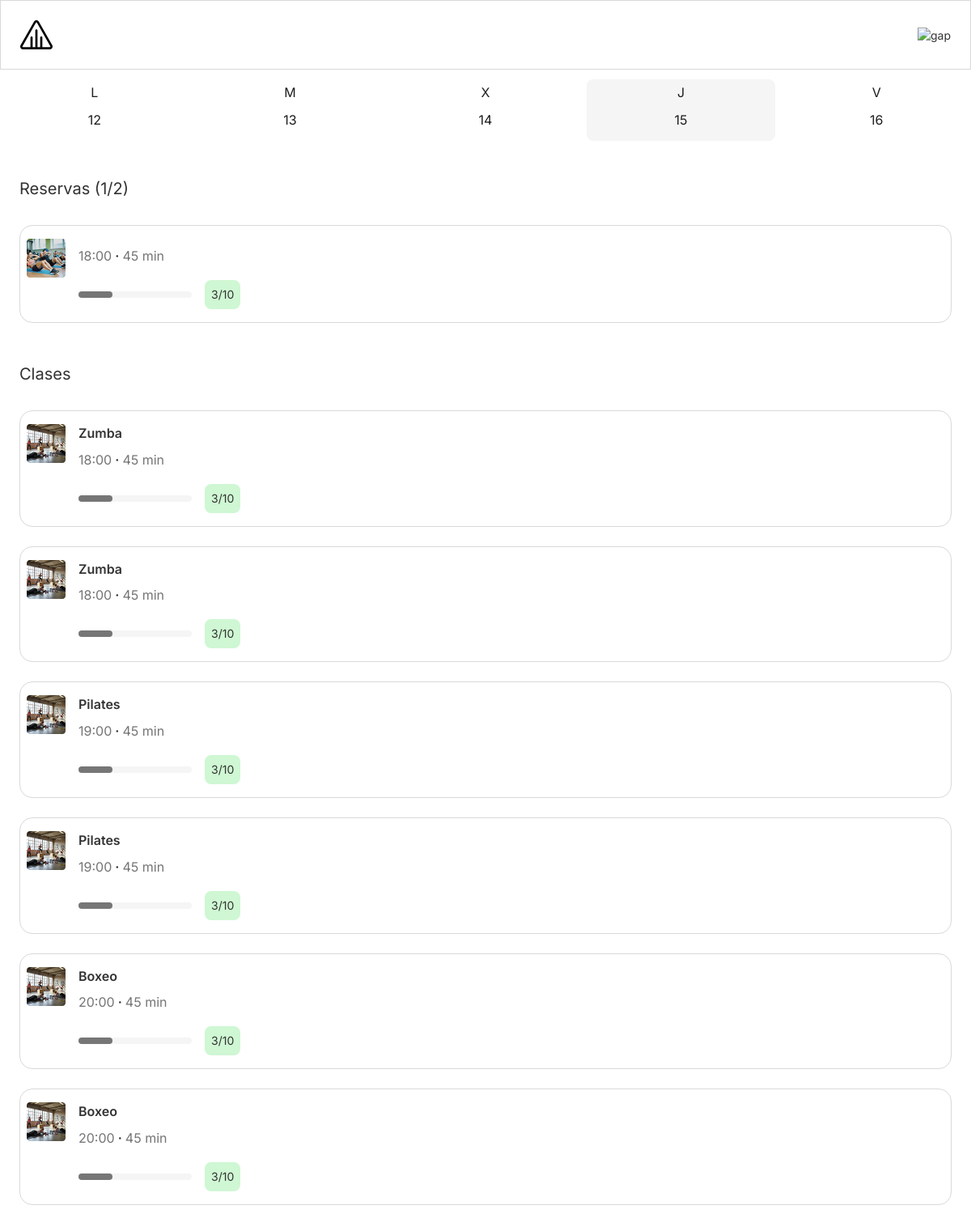
The page / on the database its author committed.
### fitapp/models.py (models this page shows)
class Inscripcion(models.Model):
    usuario = models.ForeignKey(User,null=True, blank=True, on_delete=models.CASCADE)
    actividad = models.ForeignKey(Activity, on_delete=models.CASCADE, related_name="inscripciones")
    inscription_date = models.DateTimeField(auto_now_add=True)
    available_date = models.DateTimeField(null=True, blank=True)
    class Meta:
        unique_together = ('usuario', 'actividad')

class Activity(models.Model):
    name = models.CharField(max_length=100)
    max_seats =models.IntegerField ()
    description = models.CharField(null=True, blank=True)
    created_date = models.DateTimeField(
            default=timezone.now)

### fitapp/views.py (the view)
# urls.py: path('', views.inscriptions, name='incriptions'),
def inscriptions(request):
    available_inscriptions = Inscripcion.objects.filter(usuario__isnull=True)
    not_available_inscriptions = Inscripcion.objects.filter(usuario__isnull=False)
    return render(request, 'fitapp/index.html', {'available_inscriptions': available_inscriptions, 'not_available_inscriptions': not_available_inscriptions})

### fitapp/templates/fitapp/index.html (shortened to what this page needs)
<!doctype html>
{% load static %}
<html lang="en">
<head>
    <link rel="stylesheet" href="//maxcdn.bootstrapcdn.com/bootstrap/3.2.0/css/bootstrap.min.css">
    <link rel="stylesheet" href="//maxcdn.bootstrapcdn.com/bootstrap/3.2.0/css/bootstrap-theme.min.css">
    <link rel="stylesheet" href="{% static 'css/style.css' %}">
</head>
<body>
    <header>
        <div class="logo">
            <img src="{% static 'icons/Vector (Stroke).svg' %}" alt="gap">
        </div>
        <div class="perfil">
            <img src="{% static 'icons/Avatar.png' %}" alt="gap">
        </div>
    </header>
    <content>
        <div class="calendario">
            <div class="dias">
                <p>L</p>
                <p>12</p>
            </div>
            <div class="dias">
                <p>M</p>
                <p>13</p>
            </div>
            <div class="dias">
                <p>X</p>
                <p>14</p>
            </div>
            <div class="dias" id="seleccionado">
                <p>J</p>
                <p>15</p>
            </div>
            <div class="dias">
                <p>V</p>
                <p>16</p>
            </div>
        </div>
        <section>
            <h2>Reservas (1/2)</h2>
            {% for not_available_inscription in not_available_inscriptions %}
            <div class="clase">
                <div class="iconoClase">
                    <img src="{% static 'icons/GAP_thumb.png' %}" alt="gap">
                </div>
                <div class="infoClase">
                    <div class="nombreHoras">
                        <p><span class="horas">{{not_available_inscription.available_date|date:"H:i"}}</span> · <span class="horas">45 min</span></p>
                    </div>
                    <div class="barra"><progress value="3" max="10"></progress><span class="barraNumeros">3/10</span></div>
                </div>
            </div>
            {% endfor %}
        </section>
        <section>
            <h2>Clases</h2>
            {% for available_inscription in available_inscriptions %}
            <div class="clase">
                <div class="iconoClase">
                    <img src="{% static 'icons/HIT_Thumb.png' %}" alt="gap">
                </div>
                <div class="infoClase">
                    <div class="nombreHoras">
                        <p>{{available_inscription.actividad.name}}</p>
                        <p><span class="horas">{{available_inscription.available_date|date:"H:i"}}</span> · <span class="horas">45 min</span></p>
                    </div>
                    <div class="barra"><progress value="3" max="10"></progress><span class="barraNumeros">3/10</span></div>
                </div>
            </div>
            {% endfor %}
        </section>
    </content>
</body>
</html>

### fitapp/static/css/style.css (style rules this page uses)
* { margin: 0; padding: 0; box-sizing: border-box; }
body { font-family: "Inter", sans-serif; font-optical-sizing: auto; }
header { display: flex; padding: 24px; justify-content: space-between; align-items: center; align-content: center; align-self: stretch; flex-wrap: wrap; border: 1px solid #D9D9D9; }
.calendario { display: flex; width: 100%; padding: 12px 0; align-items: flex-start; align-content: flex-start; gap: 8px 8px; align-self: stretch; flex-wrap: wrap; }
div.dias { display: flex; padding: 8px; flex-direction: column; justify-content: center; align-items: center; gap: 8px; flex: 1 0 0; }
div.dias > p { color: #1E1E1E; font-size: 16px; font-style: normal; font-weight: 400; line-height: 100%; }
div.dias#seleccionado { border-radius: 8px; background-color: #F5F5F5; color: white; }
h2 { font-weight: 400; font-size: 20px; }
section { padding: 16px 24px; display: flex; flex-direction: column; gap: 24px; }
.clase { border: 1px solid #D9D9D9; display: flex; padding: 16px 8px; gap: 16px; border-radius: 16px; }
.clase .iconoClase > img { max-width: 48px; }
div.infoClase { display: flex; flex-direction: column; gap: 8px; }
div.infoClase .nombreHoras { font-weight: 600; font-size: 16px; }
span.horas { font-weight: 400; color: #757575; }
.barra { display: flex; justify-content: flex-end; align-items: center; gap: 16px; }
progress { height: 8px; border: none; }
.barraNumeros { height: fit-content; width: fit-content; padding: 8px; background-color: #CFF7D3; border-radius: 8px; }

### rows shown on the page
Inscripcion: available_date "18:00"
Inscripcion: actividad.name "Zumba", available_date "18:00"
Inscripcion: actividad.name "Zumba", available_date "18:00"
Inscripcion: actividad.name "Pilates", available_date "19:00"
Inscripcion: actividad.name "Pilates", available_date "19:00"
Inscripcion: actividad.name "Boxeo", available_date "20:00"
Inscripcion: actividad.name "Boxeo", available_date "20:00"
